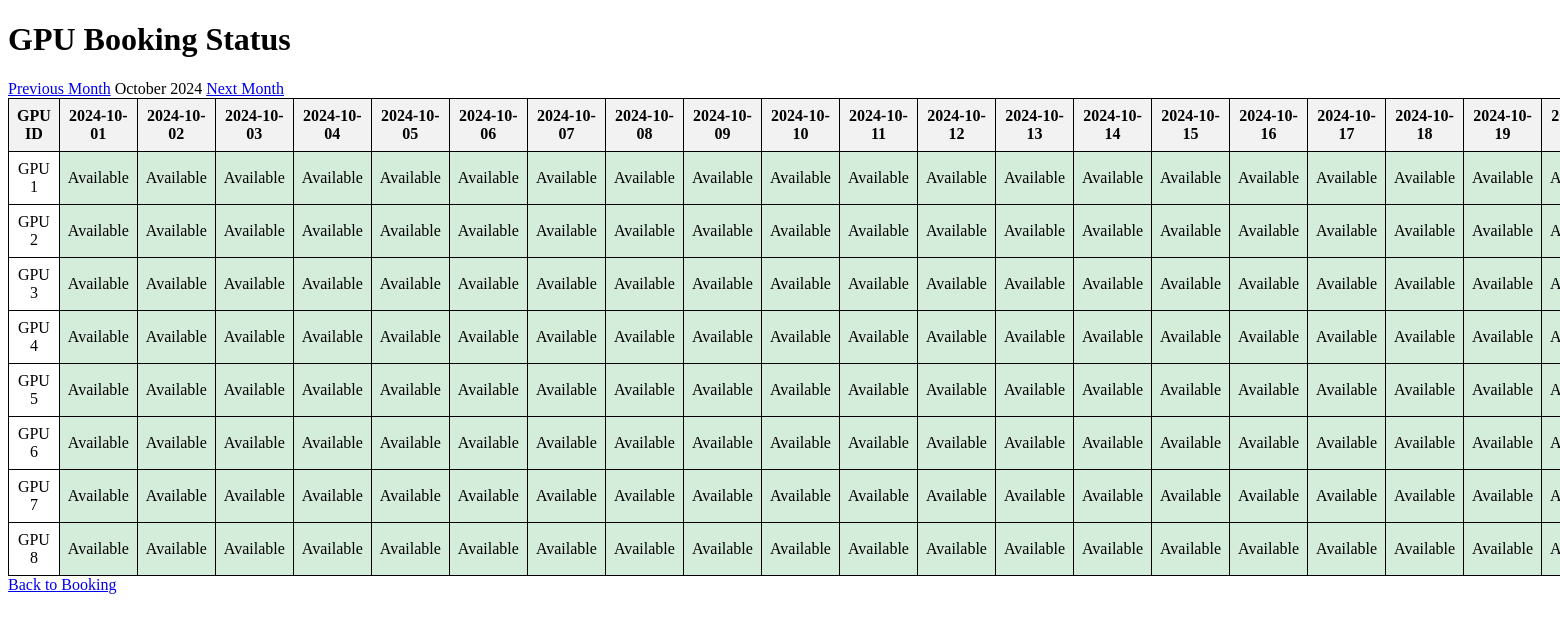
The app's page /status?month_offset=-1 with its own data.
### main.py (models this page shows)
class GPU(db.Model):
    id = db.Column(db.Integer, primary_key=True)
    bookings = db.relationship('Booking', backref='gpu', lazy=True)

### main.py (the view)
@app.route('/status')
def status():
    month_offset = int(request.args.get('month_offset', 0))
    current_date = datetime.utcnow().replace(day=1)
    target_month = current_date.month + month_offset
    target_year = current_date.year + (target_month - 1) // 12
    target_month = (target_month - 1) % 12 + 1
    start_date = datetime(target_year, target_month, 1)
    next_month = (start_date.replace(day=28) + timedelta(days=4)).replace(day=1)
    days_in_month = (next_month - start_date).days
    gpus = GPU.query.all()
    end_date = start_date + timedelta(days=days_in_month)
    bookings = Booking.query.filter(Booking.date >= start_date, Booking.date < end_date).all()
    bookings_dict = {}
    for booking in bookings:
        bookings_dict.setdefault(booking.date, {})[booking.gpu_id] = booking
    return render_template(
        'status.html',
        gpus=gpus,
        bookings=bookings_dict,
        start_date=start_date,
        days_in_month=days_in_month,
        month_offset=month_offset,
        timedelta=timedelta  # Add this line
    )

### templates/status.html (shortened to what this page needs)
<!DOCTYPE html>
<html lang="en">
<head>
</head>
<body>
    <h1>GPU Booking Status</h1>
    <div>
        <a href="{{ url_for('status', month_offset=month_offset-1) }}">Previous Month</a>
        <span>{{ start_date.strftime('%B %Y') }}</span>
        <a href="{{ url_for('status', month_offset=month_offset+1) }}">Next Month</a>
    </div>
    <table>
        <thead>
            <tr>
                <th>GPU ID</th>
                {% for i in range(days_in_month) %}
                    <th>{{ (start_date + timedelta(days=i)).strftime('%Y-%m-%d') }}</th>
                {% endfor %}
            </tr>
        </thead>
        <tbody>
            {% for gpu in gpus %}
                <tr>
                    <td>GPU {{ gpu.id }}</td>
                    {% for i in range(days_in_month) %}
                        {% set date_str = (start_date + timedelta(days=i)).strftime('%Y-%m-%d') %}
                        <td class="{% if date_str in gpu.availability and not gpu.availability[date_str]['available'] %}booked{% else %}available{% endif %}">
                            {% if date_str in gpu.availability %}
                                {% if gpu.availability[date_str]['available'] %}
                                    Available
                                {% else %}
                                    Booked by {{ gpu.availability[date_str]['booker'] }} for {{ gpu.availability[date_str]['purpose'] }}
                                {% endif %}
                            {% else %}
                                Available
                            {% endif %}
                        </td>
                    {% endfor %}
                </tr>
            {% endfor %}
        </tbody>
    </table>
    <a href="{{ url_for('index') }}">Back to Booking</a>
</body>
</html>

### templates/status.html (style rules this page uses)
table { width: 100%; border-collapse: collapse; }
th, td { border: 1px solid black; padding: 8px; text-align: center; }
th { background-color: #f2f2f2; }
.available { background-color: #d4edda; }

### records on screen
GPU: id "1"
GPU: id "2"
GPU: id "3"
GPU: id "4"
GPU: id "5"
GPU: id "6"
GPU: id "7"
GPU: id "8"

### other values on screen
{{ start_date.strftime('%B %Y') }} "October 2024"
{{ (start_date + timedelta(days=i)).strftime('%Y-%m-%d') }} "2024-10-01" "2024-10-02" "2024-10-03" "2024-10-04" "2024-10-05" "2024-10-06" "2024-10-07" "2024-10-08" "2024-10-09" "2024-10-10" "2024-10-11" "2024-10-12" "2024-10-13" "2024-10-14" "2024-10-15" "2024-10-16" "2024-10-17" "2024-10-18" "2024-10-19"
